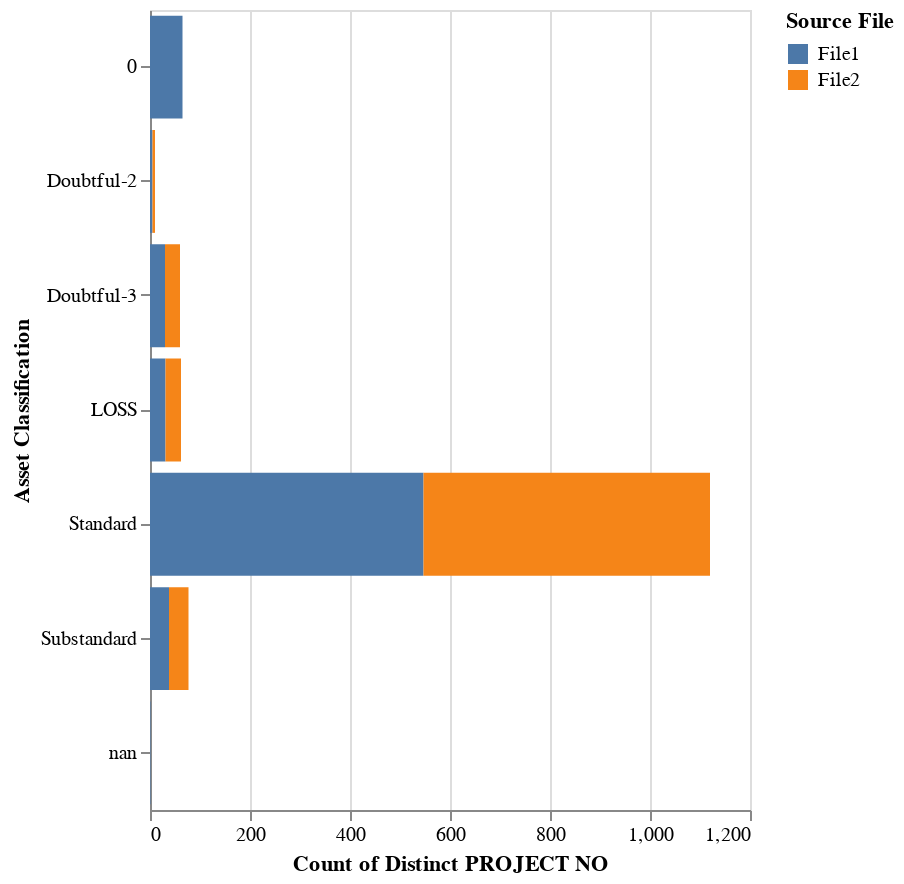

This figure's notebook cell:
### Code cell
import pandas as pd
import altair as alt

def compare_project_counts_altair(file1: str, file2: str, sheet_name=0):
    """
    Compare two Excel files and plot a stacked horizontal bar chart using Altair,
    showing count of distinct PROJECT NO by Asset Classification.
    """

    # Read Excel files with specific headers
    df1 = pd.read_excel(file1, sheet_name=sheet_name, header=1)
    df2 = pd.read_excel(file2, sheet_name=sheet_name, header=2)

    # Normalize classification column names
    if "Asset Classification as on 30.06.2025" in df1.columns:
        df1.rename(columns={"Asset Classification as on 30.06.2025": "Asset Classification"}, inplace=True)
    if "Asset classification" in df2.columns:
        df2.rename(columns={"Asset classification": "Asset Classification"}, inplace=True)

    # Convert PROJECT NO and Asset Classification to string
    df1["PROJECT NO"] = df1["PROJECT NO"].astype(str).str.strip()
    df2["PROJECT NO"] = df2["PROJECT NO"].astype(str).str.strip()
    df1["Asset Classification"] = df1["Asset Classification"].astype(str).str.strip()
    df2["Asset Classification"] = df2["Asset Classification"].astype(str).str.strip()

    # Group by classification
    counts1 = df1.groupby("Asset Classification", sort=False)["PROJECT NO"].nunique()
    counts2 = df2.groupby("Asset Classification", sort=False)["PROJECT NO"].nunique()

    # Combine into tidy DataFrame for Altair
    comparison = pd.DataFrame({
        "File1": counts1,
        "File2": counts2
    }).fillna(0).astype(int).reset_index()

    # Melt to long format for Altair
    comparison_long = comparison.melt(
        id_vars="Asset Classification",
        value_vars=["File1", "File2"],
        var_name="File",
        value_name="Count"
    )

    # Altair stacked horizontal bar chart
    chart = (
        alt.Chart(comparison_long)
        .mark_bar()
        .encode(
            x=alt.X("Count:Q", title="Count of Distinct PROJECT NO"),
            y=alt.Y("Asset Classification:N", sort=None, title="Asset Classification", axis=alt.Axis(labelAngle=0)),
            color=alt.Color("File:N", title="Source File"),
            tooltip=["Asset Classification", "Count", "File"],
        )
        .properties(height=400)
    )

    return chart

compare_project_counts_altair("Loan Book (31.03.2025).xlsx", "Loan Book (30.06.2025).xlsx")

### Figure 1 — Vega-Lite specification as saved in the notebook (floating-point values rounded to 4 significant figures)
{"config": {"view": {"continuousWidth": 300, "continuousHeight": 300}}, "data": {"name": "data-8f81f73f4208506678f65d7cb22d821e"}, "mark": {"type": "bar"}, "encoding": {"color": {"field": "File", "title": "Source File", "type": "nominal"}, "tooltip": [{"field": "Asset Classification", "type": "nominal"}, {"field": "Count", "type": "quantitative"}, {"field": "File", "type": "nominal"}], "x": {"field": "Count", "title": "Count of Distinct PROJECT NO", "type": "quantitative"}, "y": {"axis": {"labelAngle": 0}, "field": "Asset Classification", "sort": null, "title": "Asset Classification", "type": "nominal"}}, "height": 400, "$schema": "https://vega.github.io/schema/vega-lite/v5.20.1.json", "datasets": {"data-8f81f73f4208506678f65d7cb22d821e": [{"Asset Classification": "0", "File": "File1", "Count": 65}, {"Asset Classification": "Doubtful-2", "File": "File1", "Count": 5}, {"Asset Classification": "Doubtful-3", "File": "File1", "Count": 30}, {"Asset Classification": "LOSS", "File": "File1", "Count": 31}, {"Asset Classification": "Standard", "File": "File1", "Count": 547}, {"Asset Classification": "Substandard", "File": "File1", "Count": 38}, {"Asset Classification": "nan", "File": "File1", "Count": 1}, {"Asset Classification": "0", "File": "File2", "Count": 0}, {"Asset Classification": "Doubtful-2", "File": "File2", "Count": 5}, {"Asset Classification": "Doubtful-3", "File": "File2", "Count": 30}, {"Asset Classification": "LOSS", "File": "File2", "Count": 31}, {"Asset Classification": "Standard", "File": "File2", "Count": 573}, {"Asset Classification": "Substandard", "File": "File2", "Count": 39}, {"Asset Classification": "nan", "File": "File2", "Count": 0}]}}
